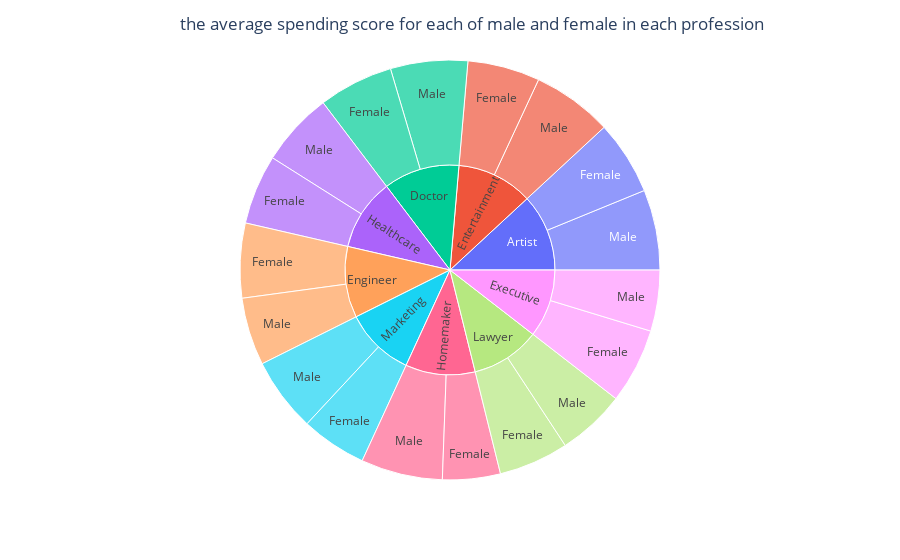

The notebook cell this image was saved under:
### Code cell
fig = px.sunburst(data_frame=s , names= 'Profession' , path=['Profession', 'Gender'] , values= 'Spending Score (1-100)')
fig.update_layout(title_text=' the average spending score for each of male and female in each profession ', title_x=0.2)
fig.show()

### Figure 1 — Plotly figure (JSON) as saved in the notebook; plotly's stock layout.template omitted (floating-point values rounded to 4 significant figures)
{"data": [{"branchvalues": "total", "domain": {"x": [0, 1], "y": [0, 1]}, "hovertemplate": "labels=%{label}<br>Spending Score (1-100)=%{value}<br>parent=%{parent}<br>id=%{id}<extra></extra>", "ids": ["Artist/Female", "Doctor/Female", "Engineer/Female", "Entertainment/Female", "Executive/Female", "Healthcare/Female", "Homemaker/Female", "Lawyer/Female", "Marketing/Female", "Artist/Male", "Doctor/Male", "Engineer/Male", "Entertainment/Male", "Executive/Male", "Healthcare/Male", "Homemaker/Male", "Lawyer/Male", "Marketing/Male", "Artist", "Doctor", "Engineer", "Entertainment", "Executive", "Healthcare", "Homemaker", "Lawyer", "Marketing"], "labels": ["Female", "Female", "Female", "Female", "Female", "Female", "Female", "Female", "Female", "Male", "Male", "Male", "Male", "Male", "Male", "Male", "Male", "Male", "Artist", "Doctor", "Engineer", "Entertainment", "Executive", "Healthcare", "Homemaker", "Lawyer", "Marketing"], "name": "", "parents": ["Artist", "Doctor", "Engineer", "Entertainment", "Executive", "Healthcare", "Homemaker", "Lawyer", "Marketing", "Artist", "Doctor", "Engineer", "Entertainment", "Executive", "Healthcare", "Homemaker", "Lawyer", "Marketing", "", "", "", "", "", "", "", "", ""], "type": "sunburst", "values": [51.8, 52.21, 52.21, 50.52, 52.57, 48.7, 40.38, 48.86, 45.86, 56.1, 53.94, 47.33, 56.08, 42.67, 51.77, 57.06, 47.7, 51.83, 107.9, 106.1, 99.55, 106.6, 95.23, 100.5, 97.44, 96.56, 97.7]}], "layout": {"legend": {"tracegroupgap": 0}, "margin": {"t": 60}, "title": {"text": " the average spending score for each of male and female in each profession ", "x": 0.2}}}
